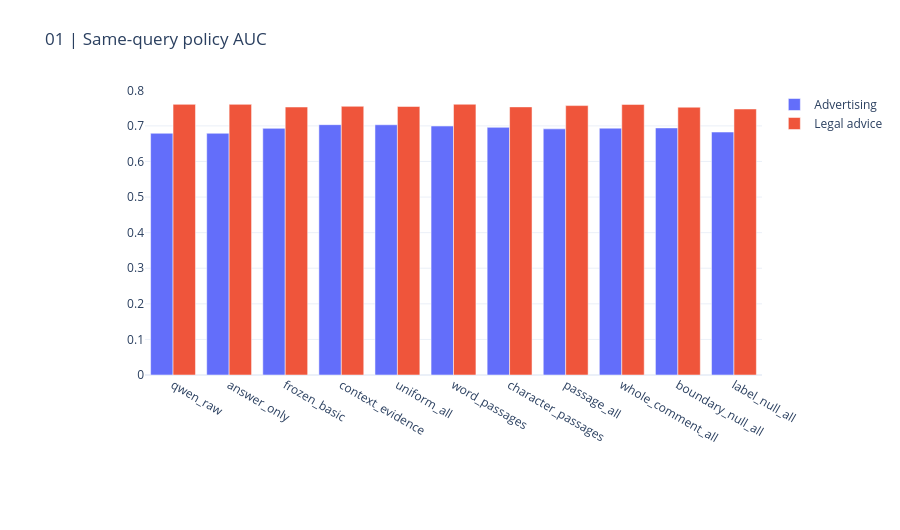

The notebook cell saved with this chart:
### Markdown cell above
## 1. Hypothesis and unchanged anchor

Does a localized phrase provide evidence that is diluted when a whole comment is represented by one vector?

24 word-passage and 24 character-passage summaries, including first/last evidence and strongest-evidence location. The context anchor was selected after Round 9 and was not promoted.

### Code cell
display(pd.DataFrame(RESULT["metrics"]))
CHARTS[0].show(renderer="plotly_mimetype")

### Figure 1 — Plotly figure (JSON) as saved in the notebook; plotly's stock layout.template omitted (floating-point values rounded to 4 significant figures)
{"data": [{"name": "Advertising", "type": "bar", "x": ["qwen_raw", "answer_only", "frozen_basic", "context_evidence", "uniform_all", "word_passages", "character_passages", "passage_all", "whole_comment_all", "boundary_null_all", "label_null_all"], "y": [0.6793, 0.6793, 0.6931, 0.7035, 0.7032, 0.6997, 0.6959, 0.6917, 0.6936, 0.6943, 0.6827]}, {"name": "Legal advice", "type": "bar", "x": ["qwen_raw", "answer_only", "frozen_basic", "context_evidence", "uniform_all", "word_passages", "character_passages", "passage_all", "whole_comment_all", "boundary_null_all", "label_null_all"], "y": [0.7605, 0.7605, 0.753, 0.755, 0.7546, 0.7608, 0.7534, 0.7571, 0.7603, 0.7526, 0.7476]}], "layout": {"barmode": "group", "height": 530, "margin": {"b": 155, "l": 145, "r": 35, "t": 90}, "title": {"text": "01 | Same-query policy AUC"}, "xaxis": {"automargin": true}, "yaxis": {"automargin": true}}}
